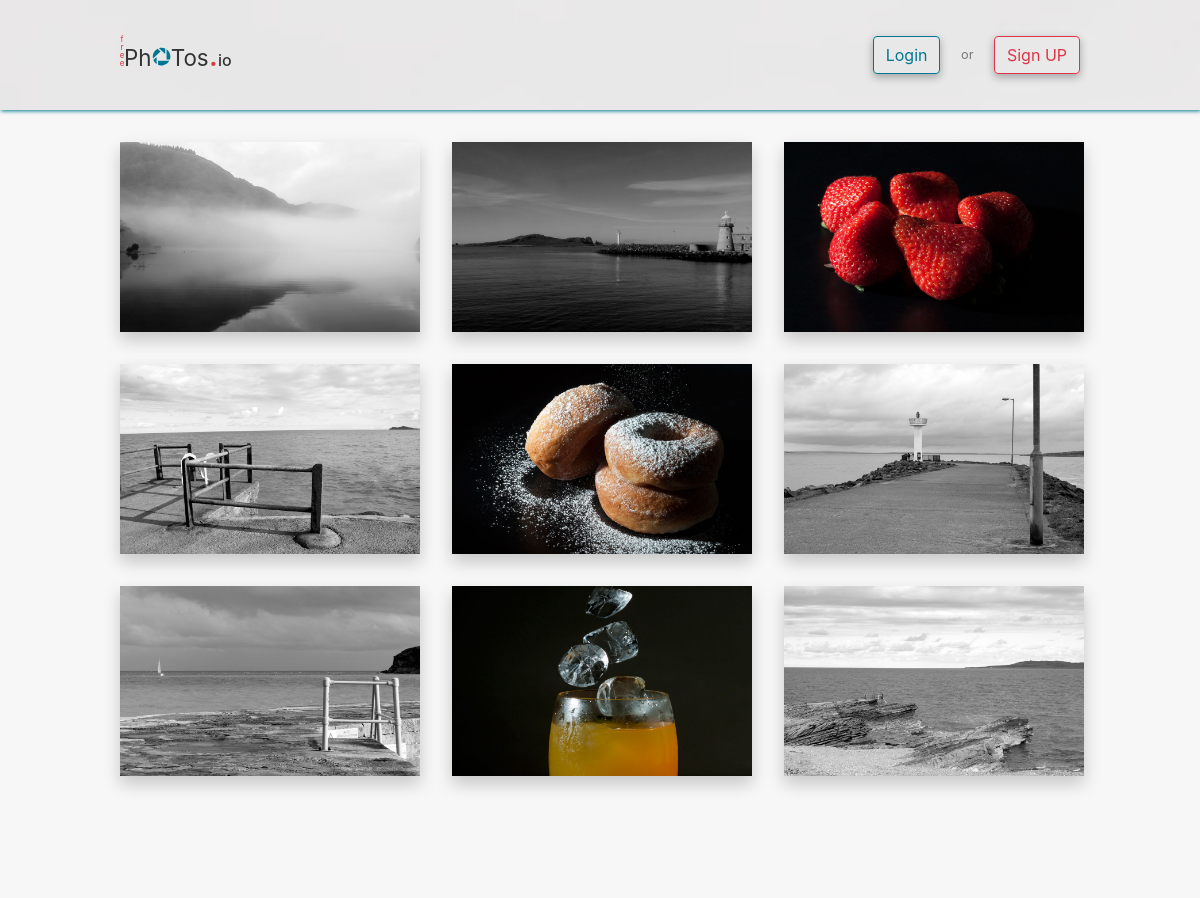
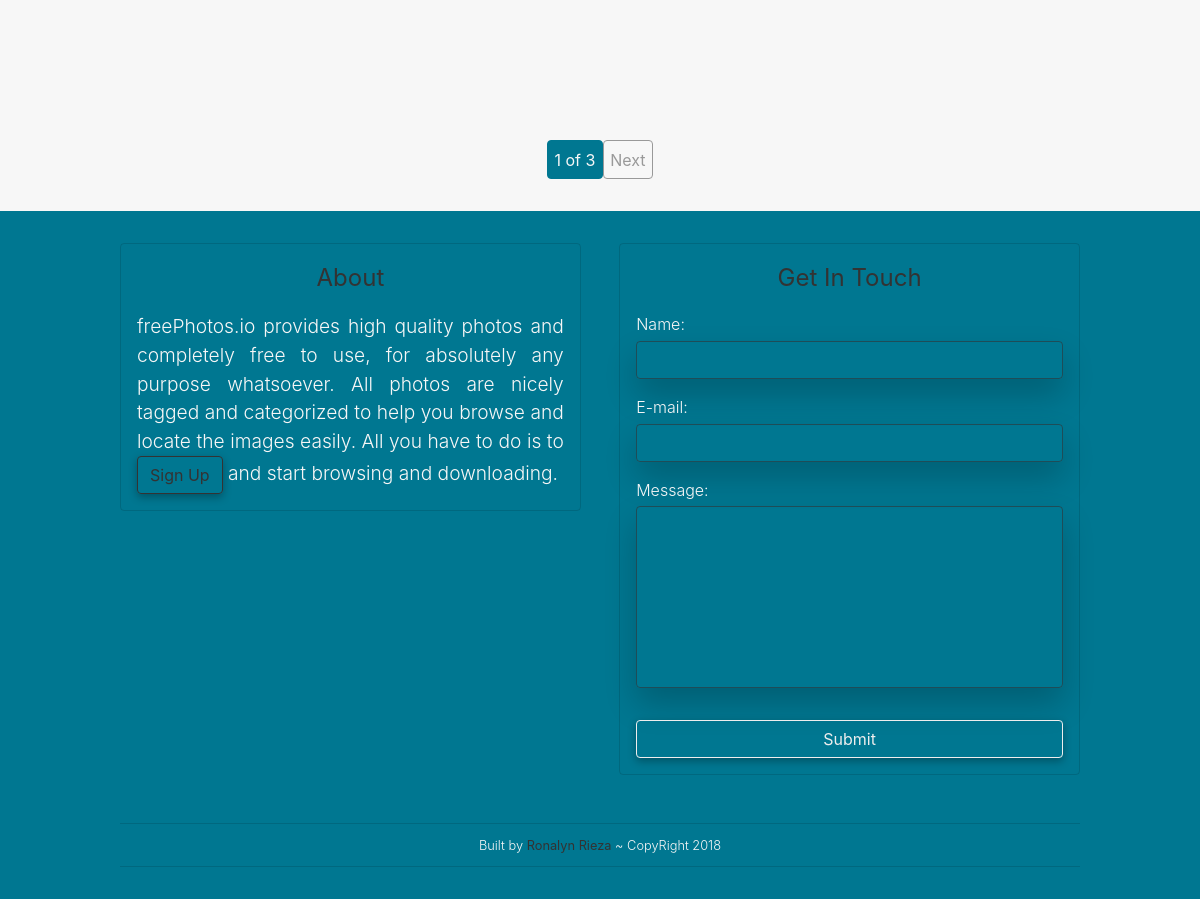
The page / on the database its author committed (2 pictures, top to bottom).
### tables this page shows
CREATE TABLE `images` (
  `image_id` int(11) NOT NULL,
  `image_cat_title` varchar(255) NOT NULL,
  `standard_name` varchar(255) NOT NULL,
  `thumbnail_name` varchar(255) NOT NULL,
  `image_type` varchar(255) NOT NULL,
  `image_post_date` date NOT NULL,
  `image_tags` varchar(255) NOT NULL,
  `image_likes` int(11) NOT NULL
);

### config/db.php (called while the page is built, shortened)
<?php
$con = mysqli_connect('localhost', 'root', '', 'ronal720_freephotos_db');
function query($query) {
	global $con;
	$result =  mysqli_query($con, $query);
	return $result;
}

### index.php (the view, shortened to what this page needs)
<?php
    include("includes/header.php");
?>
<?php
    include("includes/nav.php");
?>
 <section id="" class="section section--light">
     <div class="container">
      <div class="images-grid" id="">
<?php
if(isset($_GET['page'])){
    $page = abs((int)$_GET['page']);
}else{
    $page = 1;
}
$shownimg_num = 12;
if($page === "" || $page === 1){
    $page_1 = 0;
}else{
    $page_1 = ($page * $shownimg_num) - $shownimg_num;
}
$query = "SELECT image_id, standard_name, thumbnail_name, image_likes FROM images WHERE image_post_date != '' ORDER BY image_id DESC LIMIT $page_1, $shownimg_num";
$result = query($query);
   if(mysqli_num_rows($result) < 1){
       echo "<h1>No Image Available here</h1>";
   }else{
    while($row = mysqli_fetch_assoc($result)){
        $image_id = $row['image_id'];
        $image_standard_name = $row['standard_name'];
        $image_thumbnail_name = $row['thumbnail_name'];
 ?>
               <div class='images-grid__item reveal-item'>
                  <div class="images-grid__item--imgs">
                <a href="#" class="images-grid__item--imgs-link open-modal index-img-modal-link" data-id="<?php echo $image_id; ?>">
                    <picture>
                      <source srcset="img/<?php echo $image_standard_name; ?>" media="(min-width: 768px)">
                      <img data-srcset="img/<?php echo $image_thumbnail_name; ?>" alt="<?php echo $image_thumbnail_name; ?>" class="lazyload main-imgs">
                    </picture>
                </a>
                </div>
            </div>
<?php }}?>
         </div>
<?php
$image_count_query = "SELECT image_id FROM images WHERE image_post_date != ''";
$find_image_count = query($image_count_query);
$image_count = mysqli_num_rows($find_image_count);
    if($image_count > $shownimg_num){
        echo "<div class='pagination'>";
                echo "<ul class='pagination__item'>";
        $count = ceil($image_count/ $shownimg_num);
       if($count > 1){
        for($i = 1; $i <= $count; $i++ ){
                if($i === $page){
                    echo "<li class='btn pagination__item-page'>{$i} of {$count}</li>";
                }
            }
        }
        if($page < $count ){
           $j = $page + 1;
           echo "<li class='btn pagination__item-next'><a class='' href='index.php?page=$j'>Next</a></li>";
        }
                echo "</ul>";
        echo "</div>";
    }
?>
     </div>
 </section>
  <?php include("includes/footer.php"); ?>
<?php include("includes/close_tags.php");

### css/style.css (style rules this page uses)
html { line-height:1.15;-webkit-text-size-adjust:100% }
body { margin:0 }
a { background-color:transparent }
img { border-style:none }
*,:after,:before { margin:0;padding:0;box-sizing:inherit }
html { box-sizing:border-box }
body { margin-top:6.89rem;font-family:-apple-system,BlinkMacSystemFont,Segoe UI,Roboto,Helvetica Neue,Arial,sans-serif;font-size:1rem;font-weight:400;line-height:1.5;color:#333;background:url(../img/sand_pattern_red_overlay.jpg) no-repeat 50% fixed;background-size:cover;min-height:100vh }
ul li { list-style:none }
a { display:inline-block;text-decoration:none;color:#333 }
.container { max-width:80%;padding-right:1rem;padding-left:1rem;margin-left:auto;margin-right:auto }
@media only screen and (max-width:75em) { .container { max-width:62em } }
.reveal-item { opacity:0;transition:all 1.5s ease-out;transform:scale(1.05) }
.item-is-visible,.reveal-item { -webkit-backface-visibility:hidden;backface-visibility:hidden }
.item-is-visible { opacity:1;transform:scale(1) }
.section { padding-top:2rem;padding-bottom:2rem }
.section--light { background-color:#f7f7f7 }
.btn { display:inline-block;font-weight:400;text-align:center;white-space:nowrap;vertical-align:middle;-webkit-user-select:none;-moz-user-select:none;-ms-user-select:none;user-select:none;font-size:1rem;line-height:1.5;border:1px solid transparent;border-radius:.25rem;transition:all .2s ease;-webkit-backface-visibility:hidden;backface-visibility:hidden }
.images-grid { display:grid;grid-template-rows:minmax(220px,220px);grid-template-columns:repeat(3,1fr);grid-gap:2rem;grid-auto-rows:minmax(220px,220px);align-items:center;justify-items:center }
@media only screen and (max-width:75em) { .images-grid { grid-template-rows:minmax(190px,190px);grid-auto-rows:minmax(190px,190px) } }
.images-grid__item { min-width:22vw;width:100%;position:relative }
.images-grid__item--imgs { min-width:100% }
.images-grid__item--imgs-link { min-width:100%;background-color:#add8e6;box-shadow:0 .5rem 1rem rgba(0,0,0,.2);height:220px;transition:transform .2s ease }
@media only screen and (max-width:75em) { .images-grid__item--imgs-link { height:190px } }
.images-grid__item--imgs img { width:100%;vertical-align:bottom;height:100%;-o-object-fit:cover;object-fit:cover }
@media only screen and (max-width:75em) { .images-grid__item { min-width:25vw;width:100% } }
.pagination { margin-top:2.5rem }
.pagination__item { text-align:center }
.pagination__item-page { border:1px solid #007791;padding:.4rem;background-color:#007791;color:#f7f7f7 }
.pagination__item-next { border:1px solid #999;padding:.4rem;background-color:transparent }
.pagination__item-next a { color:#999 }

### rows shown on the page
images: shows a picture
images: shows a picture
images: shows a picture
images: shows a picture
images: shows a picture
images: shows a picture
images: shows a picture
images: shows a picture
images: shows a picture

### other values the page prints
$count "3"
